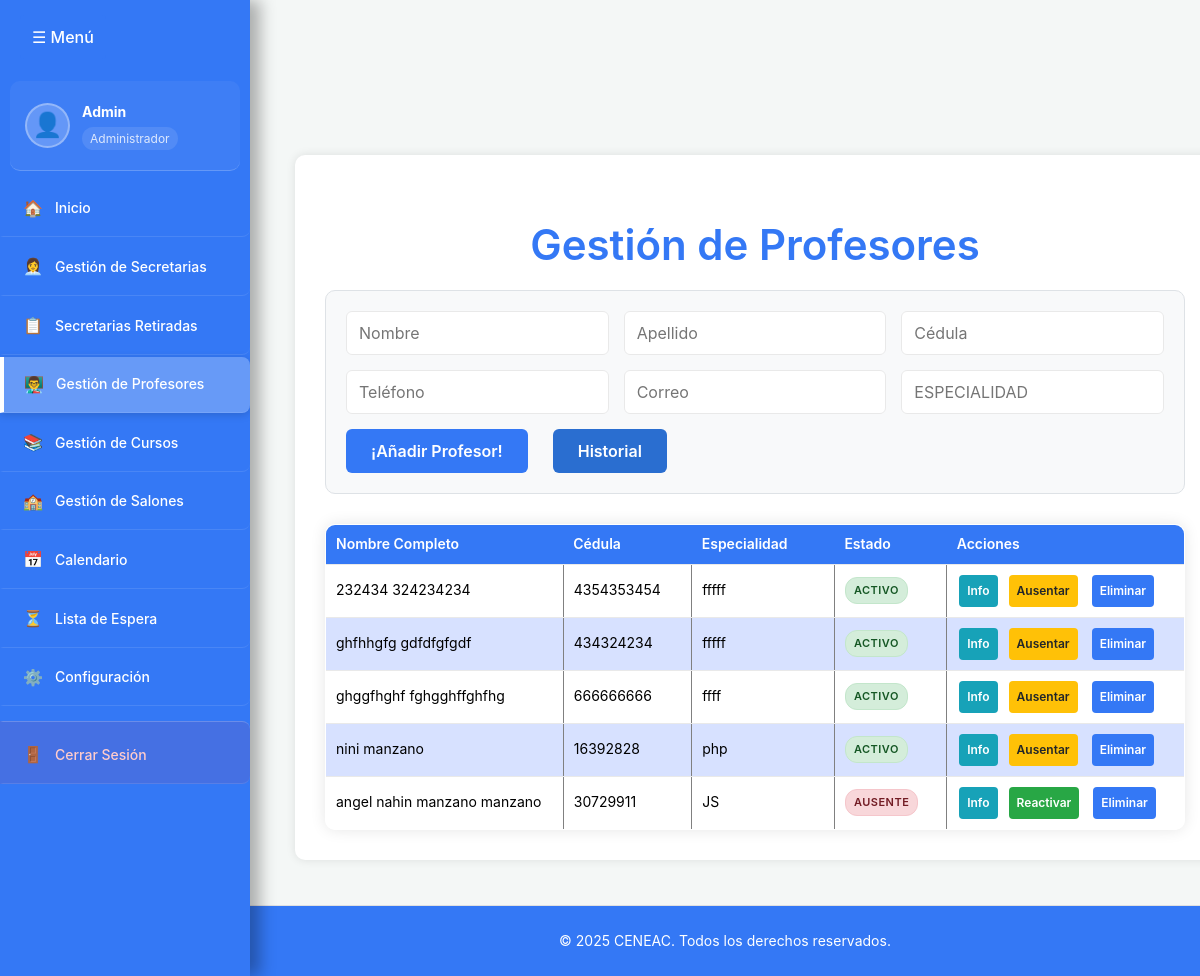
/admin/agregar_profe/vista/lista_profe.php (signed in), run on the app's committed database.
### tables this page shows
CREATE TABLE IF NOT EXISTS `profesor` (
  `id_profe` int NOT NULL AUTO_INCREMENT,
  `id_persona` int NOT NULL,
  `especialidad` varchar(100) NOT NULL,
  `status` enum('activo','inactivo','ausente') NOT NULL DEFAULT 'activo',
  `historial_ausencias` longtext,
  `fecha_registro` datetime DEFAULT CURRENT_TIMESTAMP,
  `fecha_actualizacion` datetime DEFAULT NULL ON UPDATE CURRENT_TIMESTAMP,
  `fecha_inicio_ausencia` date DEFAULT NULL,
  `razon_ausencia` enum('reposo','jubilacion','otra','renuncia','despido') DEFAULT NULL,
  `detalles_ausencia` text,
  `fecha_registro_ausencia` timestamp NULL DEFAULT NULL,
  PRIMARY KEY (`id_profe`),
  KEY `id_persona` (`id_persona`)
);

CREATE TABLE IF NOT EXISTS `persona` (
  `id_persona` int NOT NULL AUTO_INCREMENT,
  `cedula` varchar(10) NOT NULL,
  `nombre` varchar(50) NOT NULL,
  `apellido` varchar(50) NOT NULL,
  `telefono` varchar(15) DEFAULT NULL,
  `fecha_nacimiento` date NOT NULL,
  `correo` varchar(100) DEFAULT NULL,
  PRIMARY KEY (`id_persona`),
  UNIQUE KEY `cedula` (`cedula`)
);

### admin/agregar_profe/logica/logicaProfe.php (called while the page is built, shortened)
<?php
class LogicaProfesor {
    private $db;
    public function __construct() {
        $this->db = new Database();
    }
    public function obtenerProfesores() {
        $conn = $this->db->connect();
        try {
            $stmt = $conn->prepare("
                SELECT pr.id_profe, pr.status, pr.especialidad, pr.fecha_registro,
                    pr.fecha_inicio_ausencia, pr.razon_ausencia,
                    pr.detalles_ausencia, pr.fecha_registro_ausencia,
                    p.nombre, p.apellido, p.cedula, p.telefono, p.correo
                FROM profesor pr
                JOIN persona p ON p.id_persona = pr.id_persona
                ORDER BY
                    CASE pr.status
                        WHEN 'activo' THEN 1
                        WHEN 'ausente' THEN 2
                        WHEN 'inactivo' THEN 3
                        ELSE 4
                    END,
                    p.nombre
            ");
            $stmt->execute();
            return $stmt->fetchAll(PDO::FETCH_ASSOC);
        } catch (PDOException $e) {
            error_log("Error al obtener profesores: " . $e->getMessage());
            return [];
        }
    }
}

### admin/agregar_profe/logica/listaprofe.php (called while the page is built, shortened)
<?php
require_once '../logica/logicaProfe.php';
$logicaProfesor = new LogicaProfesor();
$profesores = $logicaProfesor->obtenerProfesores();
?>

### admin/agregar_profe/vista/lista_profe.php (the view, shortened to what this page needs)
<?php
require_once '../../../components/navigation/admin_sidebar.php';
require_once '../logica/listaprofe.php';
$currentPage = 'profesores';
$basePath = '../../../';
?>
<!DOCTYPE html>
<html lang="es">
<head>
    <link rel="stylesheet" href="<?= $basePath ?>components/navigation/sidebar_styles.css" />
    <link rel="stylesheet" href="<?= $basePath ?>components/navigation/admin_responsive.css" />
    <link rel="stylesheet" href="profesor_module_styles.css" />
</head>
<body>
<button class="custom-menu-btn" onclick="toggleSidebar()">☰ Menú</button>
<?= renderAdminSidebar($currentPage, $basePath) ?>
    <section class="contenedor-principal">
        <main class="contenido">
            <h1>Gestión de Profesores</h1>
            <form id="form-profe" method="post" action="#">
                <input type="text" name="nombre" placeholder="Nombre" required />
                <input type="text" name="apellido" placeholder="Apellido" required />
                <input type="text" name="cedula" placeholder="Cédula" required />
                <input type="text" name="telefono" placeholder="Teléfono" required />
                <input type="email" name="correo" placeholder="Correo" required />
                <input type="text" name="especialidad" placeholder="Especialidad" required style="text-transform: uppercase;" />
                <button type="submit">¡Añadir Profesor!</button>
                <button type="button" onclick="window.location.href='historial_ausencias.php'" class="btn-historial">Historial</button>
            </form>
            <div class="table-container">
                <table class="tabla-profesor" border="1">
                <thead>
                    <tr>
                        <th>Nombre Completo</th>
                        <th>Cédula</th>
                        <th>Especialidad</th>
                        <th>Estado</th>
                        <th>Acciones</th>
                    </tr>
                </thead>
                <tbody id="tabla-profesores">
                    <?php
                    if (!empty($profesores)) {
                        foreach ($profesores as $p) {
                            ?>
                            <tr data-id="<?= htmlspecialchars($p['id_profe'] ?? '') ?>">
                                <td><?= htmlspecialchars(($p['nombre'] ?? '') . ' ' . ($p['apellido'] ?? '')) ?></td>
                                <td><?= htmlspecialchars($p['cedula'] ?? '') ?></td>
                                <td><?= htmlspecialchars($p['especialidad'] ?? '') ?></td>
                                <td>
                                    <span class="estado-badge <?= htmlspecialchars($p['status'] ?? '') ?>">
                                        <?= htmlspecialchars($p['status'] ?? '') ?>
                                    </span>
                                </td>
                                <td>
                                    <div style="display: flex; gap: 5px; flex-wrap: wrap;">
                                        <button class="btn-info" onclick="mostrarInfoProfesor(<?= htmlspecialchars($p['id_profe'] ?? '') ?>, '<?= htmlspecialchars($p['nombre'] ?? '') ?>', '<?= htmlspecialchars($p['apellido'] ?? '') ?>', '<?= htmlspecialchars($p['cedula'] ?? '') ?>', '<?= htmlspecialchars($p['telefono'] ?? '') ?>', '<?= htmlspecialchars($p['correo'] ?? '') ?>', '<?= htmlspecialchars($p['especialidad'] ?? '') ?>', '<?= isset($p['fecha_registro']) ? date('d/m/Y H:i', strtotime($p['fecha_registro'])) : 'N/A' ?>', '<?= htmlspecialchars($p['status'] ?? '') ?>')">
                                            Info
                                        </button>
                                        <?php if (($p['status'] ?? '') == 'activo') { ?>
                                            <button class="btn-ausentar"
                                                    onclick="window.location.href='ausente_profe.php?id=<?= htmlspecialchars($p['id_profe'] ?? '') ?>&nombre=<?= urlencode(($p['nombre'] ?? '') . ' ' . ($p['apellido'] ?? '')) ?>'">
                                                Ausentar
                                            </button>
                                        <?php } elseif (($p['status'] ?? '') == 'ausente') { ?>
                                            <button class="btn-reactivar" data-id="<?= htmlspecialchars($p['id_profe'] ?? '') ?>">Reactivar</button>
                                        <?php } ?>
                                        <form method="post" style="display: inline;" onsubmit="return confirm('¿Estás seguro de que quieres eliminar a este profesor? Esta acción no se puede deshacer.')">
                                            <button type="submit" name="eliminar_profe" class="btn-eliminar">Eliminar</button>
                                        </form>
                                    </div>
                                </td>
                            </tr>
                        <?php }
                    } ?>
                </tbody>
            </table>
            </div>
        </main>
    </section>
    <footer>
        <p>© 2025 CENEAC. Todos los derechos reservados.</p>
    </footer>
</body>
</html>

### components/navigation/sidebar_styles.css (style rules this page uses)
:root { --azul: #3478F5; --azul-oscuro: #2a6ed0; --azul-claro: #d7e1ff; --blanco: #fff; --gris: #e9e9e9; --gris-fondo: #f4f7f6; }
.custom-menu-btn { background: #3478F5; color: white; border: none; padding: 8px 12px; border-radius: 4px; cursor: pointer; font-size: 16px; transition: all 0.3s ease; position: fixed; top: 15px; left: 20px; z-index: 1002; font-family: 'Inter', sans-serif; }
body { transition: margin-left 0.3s ease; margin-left: 0; font-family: 'Inter', sans-serif; background-color: var(--gris-fondo); }
.contenedor-principal, .contenedor { transition: margin-left 0.3s ease; margin-left: 0; min-height: calc(100vh - 120px); }
body.sidebar-open { margin-left: 250px; }
body.sidebar-open .contenedor-principal, body.sidebar-open .contenedor { margin-left: 0; }

### admin/agregar_profe/vista/profesor_module_styles.css (style rules this page uses)
:root { --azul: #3478F5; --azul-oscuro: #2a6ed0; --azul-claro: #d7e1ff; --blanco: #fff; --gris: #e9e9e9; --gris-fondo: #f4f7f6; }
.contenedor-principal { transition: margin-left 0.3s ease; margin-left: 0; min-height: calc(100vh - 60px); }
main.contenido { margin: 30px; padding: 30px; background-color: var(--blanco); min-height: calc(100vh - 120px); box-shadow: 0 0 10px rgba(0,0,0,0.1); border-radius: 10px; margin-top: 80px; }
h1 { color: var(--azul); font-size: 42px; margin-bottom: 20px; text-align: center; font-family: 'Inter', sans-serif; }
form#form-profe { display: flex; flex-wrap: wrap; gap: 15px; margin-bottom: 30px; }
form#form-profe input[type="text"], form#form-profe input[type="email"] { flex: 1 1 200px; padding: 10px 12px; border: 1px solid var(--gris); border-radius: 6px; font-size: 16px; font-family: 'Inter', sans-serif; transition: border-color 0.3s ease; }
form#form-profe button[type="submit"] { padding: 12px 25px; background-color: var(--azul); border: none; color: var(--blanco); font-weight: 600; border-radius: 6px; cursor: pointer; font-family: 'Inter', sans-serif; transition: all 0.3s ease; }
.btn-historial { padding: 12px 25px; background-color: var(--azul-oscuro); border: none; color: var(--blanco); font-weight: 600; border-radius: 6px; cursor: pointer; font-family: 'Inter', sans-serif; transition: all 0.3s ease; margin-left: 10px; font-size: 16px; }
form#form-profe .btn-historial { margin-top: 0; align-self: center; }
.table-container { width: 100%; overflow-x: auto; margin-top: 20px; border-radius: 10px; box-shadow: 0 0 15px rgba(0,0,0,0.1); }
table.tabla-profesor { width: 100%; min-width: 500px; border-collapse: collapse; font-size: 14px; font-family: 'Inter', sans-serif; border-radius: 10px; overflow: hidden; }
table.tabla-profesor th, table.tabla-profesor td { padding: 8px 10px; border-bottom: 1px solid var(--gris); text-align: left; white-space: nowrap; }
table.tabla-profesor th:nth-child(1), table.tabla-profesor td:nth-child(1) { min-width: 150px; }
table.tabla-profesor th:nth-child(2), table.tabla-profesor td:nth-child(2) { min-width: 100px; }
table.tabla-profesor th:nth-child(3), table.tabla-profesor td:nth-child(3) { min-width: 120px; }
table.tabla-profesor th:nth-child(4), table.tabla-profesor td:nth-child(4) { min-width: 80px; }
table.tabla-profesor th:nth-child(5), table.tabla-profesor td:nth-child(5) { min-width: 180px; }
table.tabla-profesor th { background-color: var(--azul); color: var(--blanco); font-weight: 600; }
table.tabla-profesor tr:nth-child(even) { background-color: var(--azul-claro); }
table.tabla-profesor button { padding: 5px 8px; margin-right: 4px; border: none; border-radius: 4px; cursor: pointer; font-weight: 600; font-size: 12px; font-family: 'Inter', sans-serif; transition: all 0.3s ease; }
.btn-info { background-color: #17a2b8; color: white; }
.btn-ausentar { background-color: #ffc107; color: #212529; }
.btn-reactivar { background-color: #28a745; color: white; }
.btn-eliminar { background-color: #dc3545; color: white; padding: 5px 10px; margin-left: 5px; }
table.tabla-profesor td div { display: flex; gap: 3px; flex-wrap: wrap; align-items: center; }
.estado-badge { display: inline-block; padding: 4px 8px; border-radius: 12px; font-size: 11px; font-weight: 600; font-family: 'Inter', sans-serif; text-transform: uppercase; letter-spacing: 0.5px; }
.estado-badge.activo { background-color: #d4edda; color: #155724; border: 1px solid #c3e6cb; }
.estado-badge.ausente { background-color: #f8d7da; color: #721c24; border: 1px solid #f5c6cb; }
footer { text-align: center; padding: 10px; background-color: var(--azul); color: white; margin-top: auto; font-family: 'Inter', sans-serif; }

### data on the page
profesor: id_persona.apellido "232434 324234234", id_persona.cedula "4354353454", especialidad "fffff", status "ACTIVO"
profesor: id_persona.apellido "ghfhhgfg gdfdfgfgdf", id_persona.cedula "434324234", especialidad "fffff", status "ACTIVO"
profesor: id_persona.apellido "ghggfhghf fghgghffghfhg", id_persona.cedula "666666666", especialidad "ffff", status "ACTIVO"
profesor: id_persona.apellido "nini manzano", id_persona.cedula "16392828", especialidad "php", status "ACTIVO"
profesor: id_persona.apellido "angel nahin manzano manzano", id_persona.cedula "30729911", especialidad "JS", status "AUSENTE"

### other printed values
$currentUser['username'] "Admin"
$item['icon'] "🏠"
$item['title'] "Inicio"
$item['icon'] "👩‍💼"
$item['title'] "Gestión de Secretarias"
$item['icon'] "📋"
$item['title'] "Secretarias Retiradas"
$item['icon'] "👨‍🏫"
$item['title'] "Gestión de Profesores"
$item['icon'] "📚"
$item['title'] "Gestión de Cursos"
$item['icon'] "🏫"
$item['title'] "Gestión de Salones"
$item['icon'] "📅"
$item['title'] "Calendario"
